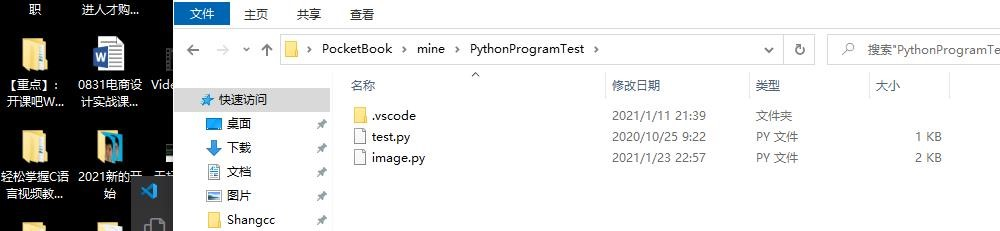
#> input picture 编程语言/Python/old/001.jpg, 1000 x 231 px
$ python image.py
#> lines starting #> are read from the running program, lines starting #| are printed output that depends on the picture
# -*- coding:utf-8 -*-
"""
PaintedCat@20210123
"""

from PIL import Image


def topicture(size, infile, outfile):

    width, height = size
    C = width / height  # C 标准宽高比

    try:
        im = Image.open(infile)
        w, h = im.size  # 输入图片的尺寸

        if w / h > C:  # 输入的宽高比 > C ,说明 输入的图片w太大，需要切w
            left = (w - h * C) / 2
            upper = 0
            right = (w - h * C) / 2 + h * C
            lower = h
        else:
            left = 0
            upper = (h - w / C) / 2
            right = w
            lower = (h - w / C) / 2 + w / C
        region = im.crop((left, upper, right, lower),)  # 裁剪；可以理解成 （0，0）和（100，600） 两个点来定矩形，左上顶点为原点
        region.thumbnail(size)  # 缩放 size 是一个二元元组，(width,height) 若比例不一致的话，按照原图的比例来
        region.save(outfile)
    except IOError:
        print("没有完成该图片的处理：", infile)


if __name__ == '__main__':
    ''' 该方法能将图片从中间剪切，再按照缩放成要求的大小后 输出'''
    size = (200, 200) # 参数1 输出的图片宽高
    infile = '001.jpg' # 参数2  输入的图片路径
    outfile = '002.jpg'   # 参数3 输出的图片路径
    # topicture(size, infile, outfile)

    try:
        im = Image.open(infile)
#> im is the input picture: PIL image 1000x231 RGB; mean R, G, B 210.1, 210.8, 210.7
        w, h = im.size  # 输入图片的尺寸
#> w = 1000; h = 231
        region = im.crop((0, 0, w, h),)
        region.thumbnail(size)
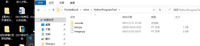
#> region: PIL image 200x46 RGB; mean R, G, B 210, 210.8, 210.7
        region.save(outfile)
    except IOError:
        print("没有完成该图片的处理：", infile)
